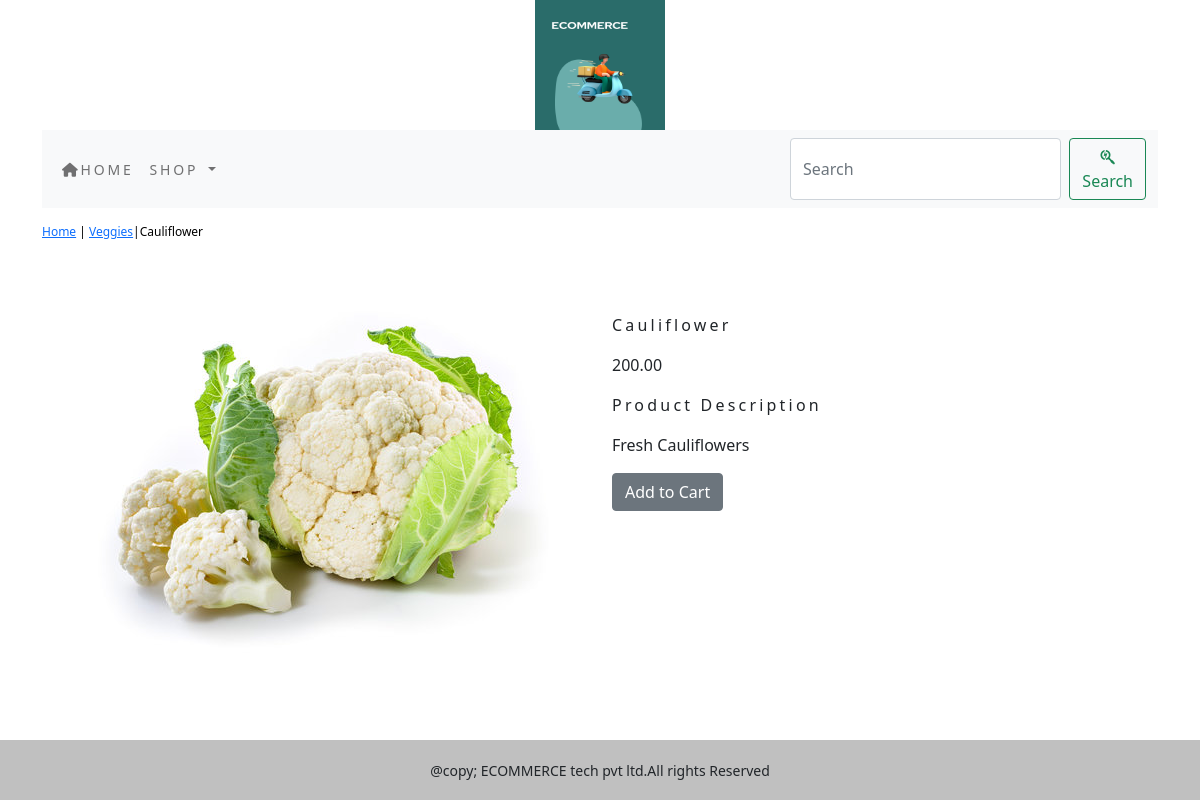
Screenshot of /shop/veggies/cauliflower/ with the database file from the repository.
### shop/models.py (models this page shows, shortened)
class Product(models.Model):
    name = models.CharField(max_length=250, unique=True)
    slug = models.SlugField(max_length=250, unique=True)
    description = models.TextField(blank=True)
    price=models.DecimalField(max_digits=10,decimal_places=2)
    category=models.ForeignKey(Category,on_delete=models.CASCADE)
    image=models.ImageField(upload_to='product',blank=True)
    stock=models.IntegerField()
    available=models.BooleanField(default=True)
    created=models.DateTimeField(auto_now_add=True)
    updated=models.DateTimeField(auto_now=True)
    class Meta:
        ordering = ('name',)
        verbose_name = 'product'
        verbose_name_plural = 'products'

class Category(models.Model):
    name=models.CharField(max_length=250,unique=True)
    slug=models.SlugField(max_length=250,unique=True)
    description=models.TextField(blank=True)
    image=models.ImageField(upload_to='category',blank=True)
    class Meta:
        ordering=('name',)
        verbose_name='category'
        verbose_name_plural='categories'
    def get_url(self):
        return reverse('shop:products_by_category',args=[self.slug])
    def __str__(self):
        return  "{}".format(self.name)

### shop/views.py (the view)
# urls.py: path('<slug:c_slug>/<slug:product_slug>/',views.proDetail,name='prodCatdetail'),
def proDetail(request,c_slug,product_slug):
    try:
        product=Product.objects.get(category__slug=c_slug,slug=product_slug)
    except Exception as e:
        raise e
    return render(request,'product.html',{'product':product})

### cart/context_processors.py (called while the page is built)
def counter(request):
    item_count=0
    if 'admin' in request.path:
        return {}
    else:
        try:
            cart=Cart.objects.filter(cart_id=_cart_id(request))
            cart_items=CartItem.objects.all().filter(cart=cart[:1])
            for cart_item in cart_items:
                item_count += cart_item.quantity
        except Cart.DoesNotExist:
            item_count = 0
    return dict(item_count=item_count)

### cart/views.py (called while the page is built)
def _cart_id(request):
    cart=request.session.session_key
    if not cart:
        cart=request.session.create()
    return cart

### shop/context_processors.py (called while the page is built)
def menu_links(request):
    links=Category.objects.all()
    return dict(links=links)

### templates/product.html (shortened to what this page needs)
{% extends 'base.html' %}
{% load static %}
{% block content %}
<div class="row my_prod_row_class">
  <div class="mx_auto">
    <p><a href="{% url 'shop:allProdCat' %}">Home</a> | <a href="{{product.category.get_url}}">{{product.category}}</a>|{{product.name}}</p>
  </div>
</div>
<div class="container">
<br>
<div class="row">
  <div class="col-12 col-sm-12 col-md-12 col-lg-6 text-center">
    <div style="min-width:18rem">
      <img src="{{product.image.url}}" alt="{{product.name}}">
    </div>
  </div>
    <div class="col-12 col-sm-12 col-md-12 col-lg-6 ">
        <div>
       <h1 class="my_prod_title">{{product.name}}</h1>
       <p>{{product.price}}</p>
       <p class="my_title">Product Description</p>
       <p class="text-justify my_prod_text">{{product.description}}</p>
       {% if product.stock <= 0 %}
       <p class="text-justify my_prod_text"><b>Out Of Stock</b></p>
       {% else %}
       <a  class="btn btn-secondary" href="{% url 'cart:add_cart' product.id %}">Add to Cart</a>
       {% endif %}
    </div>
  </div>
</div>
</div>
{% endblock %}

### static/css/custom.css (style rules this page uses)
body { font-family: 'Roboto', sans-serif; }
.my_title { font-size:16px; text_transform:uppercase; letter-spacing:.2em; }
.my_prod_row_class { padding-top:15px; padding-bottom:20px; }
.my_prod_row_class .mx_auto { color:#000; font-size:12px; text-decoration:none; }
.my_prod_title { font-size:16px; text_transform:uppercase; letter-spacing:.2em; padding-top:15px; padding-bottom:10px; }
.my_prod_text { padding-right:20px; }

### rows the page displays
Product: category "Veggies", name "Cauliflower", image (picture), price "200.00", description "Fresh Cauliflowers"
